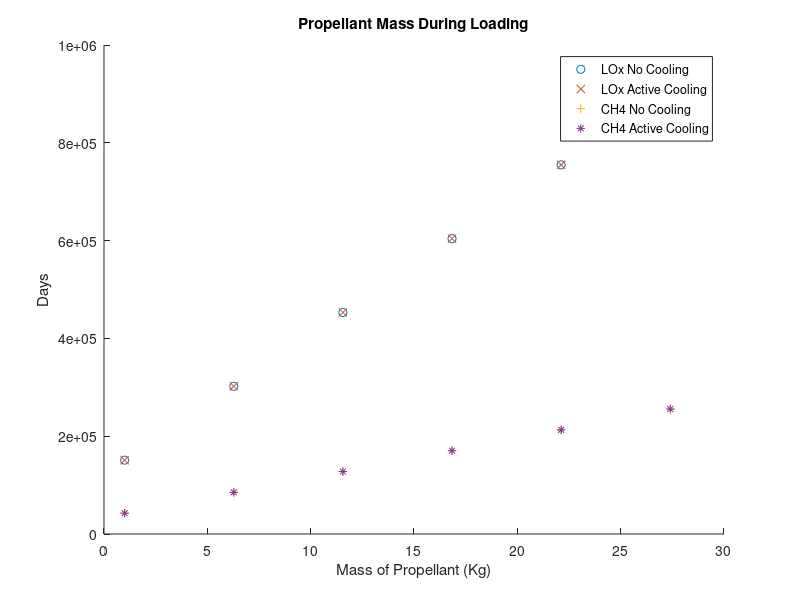
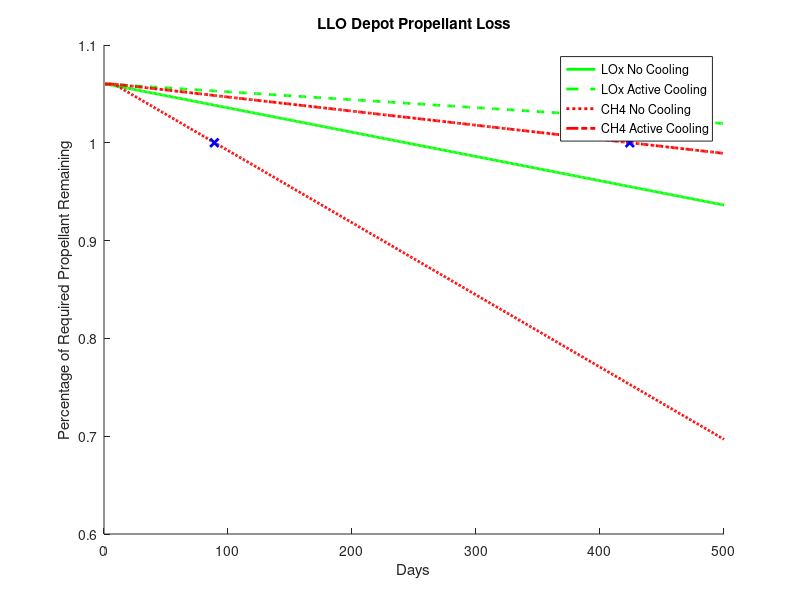

Source code (MATLAB) for these figures, in order:
close all
clear 
%% setup
q_vap_lox = 214000; %Vaporization energy of oxygen J/kg
q_vap_ch4 = 136360; %Vaporization energy of methane J/kg
cp_lox = 920; %Heat capacity of liquid oxygen J/kgK
cp_ch4 = 2087; %Heat capacity of liquid methane J/kg
t_lox = 90.19; %lox boiling temp at 1 atm in K
t_ch4 = 111.6; %ch4 boiling temp at 1 atm in K
subcool_lox = 1;% temp below boiling lox in K
subcool_ch4 = 1;% temp below boiling ch4 in K
rho_ch4 = 438.9; %density of liquid ch4  kg/m3
rho_lox = 1141; %density of lox kg/m3
thermal_conductivity_lox = 0.026; %Thermal conductivity of liquid oxygen w/mK
thermal_conductivity_ch4 = 0.1197; %Thermal conductivity of liquid methane w/mK
prop_storage = 463.27; %total amount of propellant stored in Mg or the amount required for a leg of the trip
prop_storage_cap = 491.1; %total amount of propellant the depot can store
mix_lox = 0.78; %mixture ratio of lox
mix_ch4 = 1-mix_lox; %mixture ratio of ch4
ullage = 0.06; %size of ullage
heat_load = 0.4; %heat load in w/m^2 from solar radiation
heat_load_extra = 0.2;%heat load in w/m^2 from conduction in the depot
active_cooling = 150; %active cooling refrigeration capacity for methane in Watts
active_cooling_lox = 150; %active cooling refrigeration capacity for oxygen in Watts
launch_schedule = [1,6.28,11.56,16.84,22.12,27.4]; %days on which tankers will fly to the LEO depot
launch_schedule = [launch_schedule,0];%the launch schedule should always start on day 1.
propellant_payload_capacity = 193.593669; %in Mg
if(size(launch_schedule)<prop_storage/propellant_payload_capacity)
    fprintf('\n Insufficient launches given to fill LEO depot to required amount\n Add another day to the launch schedule\n')
end
propellant_payload_capacity = propellant_payload_capacity*1000; %converting propellant to kg

%% tank sizing
tank_count_lox = 2;
tank_count_ch4 = 2;
radius = 2.2;%meters
height_lox = 26;%meters
height_ch4 = 26;%meters
sa_cap_lox = 4*pi*radius^2; %m^2
sa_cap_ch4 = 4*pi*radius^2; %m^2
sa_wall_lox = (height_lox - 2*radius)*pi*2*radius; %m^2
sa_wall_ch4 = (height_ch4 - 2*radius)*pi*2*radius; %m^2
sa_lox = sa_cap_lox+sa_wall_lox; %surface area of 1 lox tank
sa_ch4 = sa_cap_ch4+sa_wall_ch4; %surface area of 1 ch4 tank
tank_sa_lox = sa_lox*tank_count_lox; %surface area of all lox tanks
tank_sa_ch4 = sa_ch4*tank_count_ch4; %surface area of all ch4 tanks
tank_sa_lox = 371.2;
tank_sa_ch4 = 262.83;
heat_flux_lox = tank_sa_lox*(heat_load); %w
heat_flux_ch4 = tank_sa_ch4*(heat_load); %w

%% no active cooling
evap_rate_lox = heat_flux_lox / q_vap_lox *60*60*24; %kg/day
evap_rate_ch4 = heat_flux_ch4 / q_vap_lox*60*60*24; %kg/day
point_evap_rate_lox = tank_sa_lox * heat_load_extra / (q_vap_lox+cp_lox*(subcool_lox)) *60*60*24; %kg/day
point_evap_rate_ch4 = tank_sa_ch4 * heat_load_extra / (q_vap_ch4+cp_ch4*(subcool_ch4)) *60*60*24; %kg/day
total_evap_rate_lox = evap_rate_lox + point_evap_rate_lox;
total_evap_rate_ch4 = evap_rate_ch4 + point_evap_rate_ch4;

%% active cooling
active_evap_rate_lox = (heat_flux_lox-active_cooling_lox) / q_vap_lox *60*60*24; %kg/day
active_evap_rate_ch4 = (heat_flux_ch4-active_cooling) / q_vap_lox*60*60*24; %kg/day

active_point_evap_rate_lox = tank_sa_lox * heat_load_extra / (q_vap_lox+cp_lox*(subcool_lox)) *60*60*24; %kg/day
active_point_evap_rate_ch4 = tank_sa_ch4 * heat_load_extra / (q_vap_ch4+cp_ch4*(subcool_ch4)) *60*60*24; %kg/day

active_total_evap_rate_lox = active_evap_rate_lox + active_point_evap_rate_lox;%kg/day
active_total_evap_rate_ch4 = active_evap_rate_ch4 + active_point_evap_rate_ch4;%kg/day

%% tracking propellant over time with flights to refuel
daily_heat_flux_lox_passive = tank_sa_lox*(heat_load+heat_load_extra)*60*60*24; %J/day
daily_heat_flux_ch4_passive = tank_sa_ch4*(heat_load+heat_load_extra)*60*60*24; %J/day
daily_heat_flux_lox_active = (tank_sa_lox*(heat_load+heat_load_extra)-active_cooling_lox)*60*60*24; %J/day
daily_heat_flux_ch4_active = (tank_sa_ch4*(heat_load+heat_load_extra)-active_cooling)*60*60*24; %J/day

temp_lox_in = t_lox-subcool_lox; %initial temp in kelvin when transferred
temp_ch4_in = t_ch4-subcool_lox; %initial temp in kelvin when transferred

stored_lox_mass_passive = 0;
stored_ch4_mass_passive = 0;
stored_lox_mass_active = 0;
stored_ch4_mass_active = 0;
temp_lox_passive = 0;
temp_ch4_passive = 0;
temp_lox_active = 0;
temp_ch4_active = 0;

for n = 1:length(launch_schedule)-1
    
    temp_lox_passive = (temp_lox_in*(propellant_payload_capacity*mix_lox) + temp_lox_passive*stored_lox_mass_passive)/((propellant_payload_capacity*mix_lox)+stored_lox_mass_passive);
    temp_ch4_passive = (temp_ch4_in*(propellant_payload_capacity*mix_ch4) + temp_ch4_passive*stored_ch4_mass_passive)/((propellant_payload_capacity*mix_ch4)+stored_ch4_mass_passive);
    temp_lox_active = (temp_lox_in*(propellant_payload_capacity*mix_lox) + temp_lox_active*stored_lox_mass_active)/((propellant_payload_capacity*mix_lox)+stored_lox_mass_active);
    temp_ch4_active = (temp_ch4_in*(propellant_payload_capacity*mix_ch4) + temp_ch4_active*stored_ch4_mass_active)/((propellant_payload_capacity*mix_ch4)+stored_ch4_mass_active);
    
    stored_lox_mass_passive = stored_lox_mass_passive+propellant_payload_capacity * mix_lox; %adding delivered propellant to total
    stored_ch4_mass_passive = stored_ch4_mass_passive+propellant_payload_capacity * mix_ch4;
    stored_lox_mass_active = stored_lox_mass_active+propellant_payload_capacity * mix_lox; %adding delivered propellant to total
    stored_ch4_mass_active = stored_ch4_mass_active+propellant_payload_capacity * mix_ch4;
    
    temp_lox_passive = daily_heat_flux_lox_passive*(launch_schedule(n+1)-launch_schedule(n)) /cp_lox / stored_lox_mass_passive +temp_lox_passive; %finding how much temp rise there is until the next delivery
    temp_ch4_passive = daily_heat_flux_ch4_passive*(launch_schedule(n+1)-launch_schedule(n)) /cp_ch4 / stored_ch4_mass_passive +temp_ch4_passive;
    temp_lox_active = daily_heat_flux_lox_active*(launch_schedule(n+1)-launch_schedule(n)) /cp_lox / stored_lox_mass_active +temp_lox_active; %finding how much temp rise there is until the next delivery
    temp_ch4_active = daily_heat_flux_ch4_active*(launch_schedule(n+1)-launch_schedule(n)) /cp_ch4 / stored_ch4_mass_active +temp_ch4_active;
    %check if temp is above boiling, if it is find out how much prop boiled
    %off
    if(temp_lox_passive>t_lox)
        q_excess = stored_lox_mass_passive*cp_lox*(temp_lox_passive-t_lox);
        lox_passive_boiloff = q_excess/q_vap_lox;
        stored_lox_mass_passive = stored_lox_mass_passive - lox_passive_boiloff;
        temp_lox_passive = t_lox; %boiloff keeps liquid at boiling point
    end
    if(temp_ch4_passive>t_ch4)
        q_excess = stored_ch4_mass_passive*cp_ch4*(temp_ch4_passive-t_ch4);
        ch4_passive_boiloff = q_excess/q_vap_ch4;
        stored_ch4_mass_passive = stored_ch4_mass_passive - ch4_passive_boiloff;
        temp_ch4_passive = t_ch4; %boiloff keeps liquid at boiling point
    end
    if(temp_lox_active>t_lox)
        q_excess = stored_lox_mass_active*cp_lox*(temp_lox_active-t_lox);
        lox_active_boiloff = q_excess/q_vap_lox;
        stored_lox_mass_active = stored_lox_mass_active - lox_active_boiloff;
        temp_lox_active = t_lox; %boiloff keeps liquid at boiling point
    end
    if(temp_ch4_active>t_ch4)
        q_excess = stored_ch4_mass_active*cp_ch4*(temp_ch4_active-t_ch4);
        ch4_active_boiloff = q_excess/q_vap_ch4;
        stored_ch4_mass_active = stored_ch4_mass_active - ch4_active_boiloff;
        temp_ch4_active = t_ch4; %boiloff keeps liquid at boiling point
    end
    
    lox_mass_passive(n) = stored_lox_mass_passive;
    ch4_mass_passive(n) = stored_ch4_mass_passive;
    lox_mass_active(n) = stored_lox_mass_active;
    ch4_mass_active(n) = stored_ch4_mass_active;
    launch_plot(n) = launch_schedule(n+1);
    mass_lox_passive = lox_mass_passive(n);
    mass_lox_active = lox_mass_active(n);
    mass_ch4_passive = ch4_mass_passive(n);
    mass_ch4_active = ch4_mass_active(n);
end

figure
hold on
plot(launch_schedule(1:n), lox_mass_passive,'o')
plot(launch_schedule(1:n), lox_mass_active,'x')
plot(launch_schedule(1:n), ch4_mass_passive,'+')
plot(launch_schedule(1:n), ch4_mass_active,'*')
xlabel('Mass of Propellant (Kg)')
ylabel('Days')
title('Propellant Mass During Loading')
legend('LOx No Cooling','LOx Active Cooling','CH4 No Cooling','CH4 Active Cooling','Location','best')

%% tracking propellant mass over time (no refuelling)
mass_lox_passive = mix_lox*prop_storage_cap*1000;
mass_lox_active = mix_lox*prop_storage_cap*1000;
mass_ch4_passive = mix_ch4*prop_storage_cap*1000;
mass_ch4_active = mix_ch4*prop_storage_cap*1000;
if(temp_lox_active < t_lox)
saturation_time_lox_active = rho_lox*thermal_conductivity_lox * cp_lox*(temp_lox_active-t_lox)^2 /heat_load^2/60/60/24; %days
else
    saturation_time_lox_active =0;
end
if(temp_lox_passive < t_lox)
saturation_time_lox_passive = rho_lox*thermal_conductivity_lox * cp_lox*(temp_lox_passive-t_lox)^2 /heat_load^2/60/60/24; %days
else
    saturation_time_lox_passive = 0;
end
if(temp_ch4_active<t_ch4)
saturation_time_ch4_active = rho_ch4*thermal_conductivity_ch4 * cp_ch4*(temp_ch4_active-t_ch4)^2 /heat_load^2/60/60/24; %days
else
    saturation_time_ch4_active = 0;
end
if(temp_ch4_passive<t_ch4)
saturation_time_ch4_passive = rho_ch4*thermal_conductivity_ch4 * cp_ch4*(temp_ch4_passive-t_ch4)^2 /heat_load^2/60/60/24; %days
else
    saturation_time_ch4_passive = 0;
end

time = [1:1:500];
for n = time
    if(n<saturation_time_lox_passive)
        mass_lox_tracked_passive(n) = mass_lox_passive;
        mass_lox_tracked_active(n) = mass_lox_active;
    else
        mass_lox_tracked_passive(n) = mass_lox_tracked_passive(n-1) - total_evap_rate_lox;
        mass_lox_tracked_active(n) = mass_lox_tracked_active(n-1) - active_total_evap_rate_lox;
    end
    if(n<saturation_time_ch4_passive)
        mass_ch4_tracked_passive(n) = mass_ch4_passive;
        mass_ch4_tracked_active(n) = mass_ch4_active;
    else
        mass_ch4_tracked_passive(n) = mass_ch4_tracked_passive(n-1) - total_evap_rate_ch4;
        mass_ch4_tracked_active(n) = mass_ch4_tracked_active(n-1) - active_total_evap_rate_ch4;
    end 
end
required_ch4 = prop_storage*1000*mix_ch4;
required_lox = prop_storage*1000*mix_lox;
n=1;
while(mass_ch4_tracked_active(n)>required_ch4 && n<length(mass_ch4_tracked_active))
    max_storage_length_ch4_active = n;
    n = n+1;
end
if(n==1)
    max_storage_length_ch4_active = 0;
end
n=1;
while(mass_ch4_tracked_passive(n)>required_ch4 && n<length(mass_ch4_tracked_passive))
    max_storage_length_ch4_passive = n;
    n = n+1;
end
if(n==1)
    max_storage_length_ch4_passive = 0;
end
n=1;
while(mass_lox_tracked_active(n)>required_lox && n<length(mass_lox_tracked_active))
    max_storage_length_lox_active = n;
    n = n+1;
end
if(n==1)
    max_storage_length_lox_active = 0;
end
n=1;
while(mass_lox_tracked_passive(n)>required_lox && n<length(mass_lox_tracked_passive))
    max_storage_length_lox_passive = n;
    n = n+1;
end
if(n==1)
    max_storage_length_lox_passive = 0;
end
max_storage_length_passive = min(max_storage_length_lox_passive, max_storage_length_ch4_passive);
max_storage_length_active = min(max_storage_length_lox_active, max_storage_length_ch4_active);
fprintf('\nMaximum storage length with no cooling = %f days',max_storage_length_passive)
fprintf('\nMaximum storage length with active cooling = %f days',max_storage_length_active)
figure
hold on
plot(time, mass_lox_tracked_passive/required_lox,'g-','LineWidth',2)
plot(time, mass_lox_tracked_active/required_lox,'g--','LineWidth',2)
plot(time, mass_ch4_tracked_passive/required_ch4,'r:','LineWidth',2)
plot(time, mass_ch4_tracked_active/required_ch4,'r-.','LineWidth',2)
plot(max_storage_length_passive, 1,'bx','LineWidth',2)
plot(max_storage_length_active, 1,'bx','LineWidth',2)
legend('LOx No Cooling','LOx Active Cooling','CH4 No Cooling','CH4 Active Cooling','Location','best')
title('LLO Depot Propellant Loss')
xlabel('Days')
ylabel('Percentage of Required Propellant Remaining')
